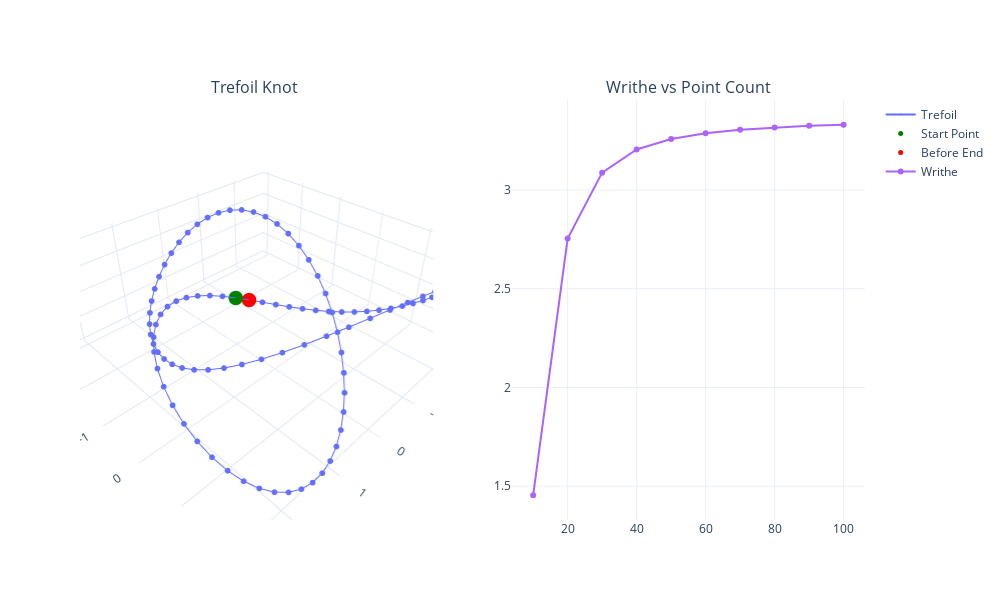

The cell this chart's notebook holds for it:
### Markdown cell above
# Plot 2: Writhe vs step number

### Code cell
# Compute writhe for increasing resolutions
resolutions = list(range(10, 101, 10))
writhe_values = []

for n in resolutions:
    positions = trefoil_shape(n, period=2)
    # positions = helix_shape(n, 8)

    writhe = compute_writhe_chat(positions)
    writhe_values.append(writhe.item())

trefoil_pos = positions 

# Plot using Plotly subplots
fig = make_subplots(
    rows=1, cols=2,
    specs=[[{"type": "scatter3d"}, {"type": "xy"}]],
    subplot_titles=["Trefoil Knot ", "Writhe vs Point Count"]
)

# 3D Trefoil
hover_labels = [f"Segment: {i}" for i in range(len(trefoil_pos))]

fig.add_trace(go.Scatter3d(
    x=trefoil_pos[:, 0],
    y=trefoil_pos[:, 1],
    z=trefoil_pos[:, 2],
    mode="lines+markers",
    marker=dict(size=2),
    line=dict(width=2),
    text=hover_labels,
    hoverinfo='text',
    name="Trefoil "
), row=1, col=1)

# Start and near-end markers
fig.add_trace(go.Scatter3d(
    x=[trefoil_pos[0, 0]],
    y=[trefoil_pos[0, 1]],
    z=[trefoil_pos[0, 2]],
    mode="markers",
    marker=dict(size=5, color="green"),
    name="Start Point"
), row=1, col=1)

fig.add_trace(go.Scatter3d(
    x=[trefoil_pos[-2, 0]],
    y=[trefoil_pos[-2, 1]],
    z=[trefoil_pos[-2, 2]],
    mode="markers",
    marker=dict(size=5, color="red"),
    name="Before End"
), row=1, col=1)

# Writhe vs Resolution (right subplot)
fig.add_trace(go.Scatter(
    x=resolutions,
    y=writhe_values,
    mode='lines+markers',
    name='Writhe'
), row=1, col=2)

fig.update_layout(
    height=600,
    width=1000,
    
    template='plotly_white'
)

fig.show()

### Figure 1 — Plotly figure (JSON) as saved in the notebook; plotly's stock layout.template omitted (floating-point values rounded to 4 significant figures)
{"data": [{"hoverinfo": "text", "line": {"width": 2}, "marker": {"size": 2}, "mode": "lines+markers", "name": "Trefoil ", "scene": "scene", "text": ["Segment: 0", "Segment: 1", "Segment: 2", "Segment: 3", "Segment: 4", "Segment: 5", "Segment: 6", "Segment: 7", "Segment: 8", "Segment: 9", "Segment: 10", "Segment: 11", "Segment: 12", "Segment: 13", "Segment: 14", "Segment: 15", "Segment: 16", "Segment: 17", "Segment: 18", "Segment: 19", "Segment: 20", "Segment: 21", "Segment: 22", "Segment: 23", "Segment: 24", "Segment: 25", "Segment: 26", "Segment: 27", "Segment: 28", "Segment: 29", "Segment: 30", "Segment: 31", "Segment: 32", "Segment: 33", "Segment: 34", "Segment: 35", "Segment: 36", "Segment: 37", "Segment: 38", "Segment: 39", "Segment: 40", "Segment: 41", "Segment: 42", "Segment: 43", "Segment: 44", "Segment: 45", "Segment: 46", "Segment: 47", "Segment: 48", "Segment: 49", "Segment: 50", "Segment: 51", "Segment: 52", "Segment: 53", "Segment: 54", "Segment: 55", "Segment: 56", "Segment: 57", "Segment: 58", "Segment: 59", "Segment: 60", "Segment: 61", "Segment: 62", "Segment: 63", "Segment: 64", "Segment: 65", "Segment: 66", "Segment: 67", "Segment: 68", "Segment: 69", "Segment: 70", "Segment: 71", "Segment: 72", "Segment: 73", "Segment: 74", "Segment: 75", "Segment: 76", "Segment: 77", "Segment: 78", "Segment: 79", "Segment: 80", "Segment: 81", "Segment: 82", "Segment: 83", "Segment: 84", "Segment: 85", "Segment: 86", "Segment: 87", "Segment: 88", "Segment: 89", "Segment: 90", "Segment: 91", "Segment: 92", "Segment: 93", "Segment: 94", "Segment: 95", "Segment: 96", "Segment: 97", "Segment: 98", "Segment: 99"], "type": "scatter3d", "x": [0.0, 0.3166, 0.6289, 0.9326, 1.224, 1.498, 1.752, 1.982, 2.186, 2.36, 2.503, 2.612, 2.688, 2.728, 2.734, 2.705, 2.642, 2.547, 2.421, 2.268, 2.089, 1.888, 1.669, 1.434, 1.189, 0.9364, 0.6809, 0.4264, 0.1769, -0.06351, -0.2913, -0.503, -0.6955, -0.866, -1.012, -1.132, -1.224, -1.287, -1.321, -1.325, -1.301, -1.249, -1.171, -1.068, -0.9436, -0.7995, -0.6393, -0.4661, -0.2834, -0.09512, 0.09512, 0.2834, 0.4661, 0.6393, 0.7995, 0.9436, 1.068, 1.171, 1.249, 1.301, 1.325, 1.321, 1.287, 1.224, 1.132, 1.012, 0.866, 0.6955, 0.503, 0.2913, 0.06351, -0.1769, -0.4264, -0.6809, -0.9364, -1.189, -1.434, -1.669, -1.888, -2.089, -2.268, -2.421, -2.547, -2.642, -2.705, -2.734, -2.728, -2.688, -2.612, -2.503, -2.36, -2.186, -1.982, -1.752, -1.498, -1.224, -0.9326, -0.6289, -0.3166, -1.225e-15], "y": [-1.0, -0.9859, -0.9439, -0.8748, -0.7798, -0.6605, -0.5191, -0.3582, -0.1806, 0.01042, 0.2114, 0.4187, 0.6286, 0.837, 1.04, 1.234, 1.415, 1.58, 1.725, 1.847, 1.944, 2.013, 2.053, 2.062, 2.039, 1.983, 1.896, 1.777, 1.627, 1.449, 1.245, 1.017, 0.7672, 0.5, 0.2188, -0.07266, -0.3702, -0.6697, -0.9669, -1.258, -1.537, -1.803, -2.049, -2.273, -2.472, -2.642, -2.781, -2.888, -2.959, -2.995, -2.995, -2.959, -2.888, -2.781, -2.642, -2.472, -2.273, -2.049, -1.803, -1.537, -1.258, -0.9669, -0.6697, -0.3702, -0.07266, 0.2188, 0.5, 0.7672, 1.017, 1.245, 1.449, 1.627, 1.777, 1.896, 1.983, 2.039, 2.062, 2.053, 2.013, 1.944, 1.847, 1.725, 1.58, 1.415, 1.234, 1.04, 0.837, 0.6286, 0.4187, 0.2114, 0.01042, -0.1806, -0.3582, -0.5191, -0.6605, -0.7798, -0.8748, -0.9439, -0.9859, -1.0], "z": [0.0, 0.1893, 0.3717, 0.5406, 0.6901, 0.8146, 0.9096, 0.9718, 0.9989, 0.9898, 0.945, 0.866, 0.7557, 0.6182, 0.4582, 0.2817, 0.09506, -0.09506, -0.2817, -0.4582, -0.6182, -0.7557, -0.866, -0.945, -0.9898, -0.9989, -0.9718, -0.9096, -0.8146, -0.6901, -0.5406, -0.3717, -0.1893, 6.432e-16, 0.1893, 0.3717, 0.5406, 0.6901, 0.8146, 0.9096, 0.9718, 0.9989, 0.9898, 0.945, 0.866, 0.7557, 0.6182, 0.4582, 0.2817, 0.09506, -0.09506, -0.2817, -0.4582, -0.6182, -0.7557, -0.866, -0.945, -0.9898, -0.9989, -0.9718, -0.9096, -0.8146, -0.6901, -0.5406, -0.3717, -0.1893, 1.286e-15, 0.1893, 0.3717, 0.5406, 0.6901, 0.8146, 0.9096, 0.9718, 0.9989, 0.9898, 0.945, 0.866, 0.7557, 0.6182, 0.4582, 0.2817, 0.09506, -0.09506, -0.2817, -0.4582, -0.6182, -0.7557, -0.866, -0.945, -0.9898, -0.9989, -0.9718, -0.9096, -0.8146, -0.6901, -0.5406, -0.3717, -0.1893, -7.348e-16]}, {"marker": {"color": "green", "size": 5}, "mode": "markers", "name": "Start Point", "scene": "scene", "type": "scatter3d", "x": [0], "y": [-1], "z": [0]}, {"marker": {"color": "red", "size": 5}, "mode": "markers", "name": "Before End", "scene": "scene", "type": "scatter3d", "x": [-0.3166], "y": [-0.9859], "z": [-0.1893]}, {"mode": "lines+markers", "name": "Writhe", "type": "scatter", "x": [10, 20, 30, 40, 50, 60, 70, 80, 90, 100], "xaxis": "x", "y": [1.454, 2.754, 3.088, 3.205, 3.259, 3.288, 3.306, 3.317, 3.325, 3.331], "yaxis": "y"}], "layout": {"annotations": [{"font": {"size": 16}, "showarrow": false, "text": "Trefoil Knot ", "x": 0.225, "xanchor": "center", "xref": "paper", "y": 1, "yanchor": "bottom", "yref": "paper"}, {"font": {"size": 16}, "showarrow": false, "text": "Writhe vs Point Count", "x": 0.775, "xanchor": "center", "xref": "paper", "y": 1, "yanchor": "bottom", "yref": "paper"}], "height": 600, "scene": {"domain": {"x": [0, 0.45], "y": [0, 1]}}, "width": 1000, "xaxis": {"anchor": "y", "domain": [0.55, 1]}, "yaxis": {"anchor": "x", "domain": [0, 1]}}}
